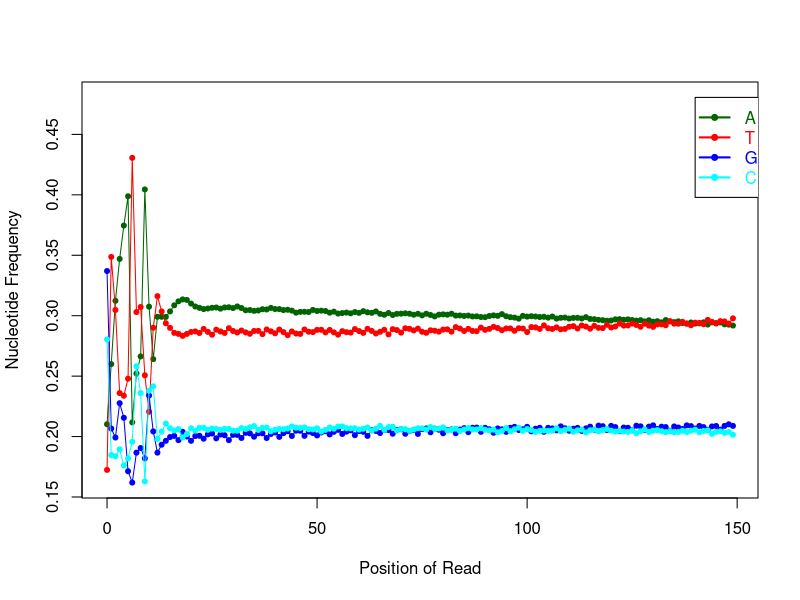

This figure's R source:
position=c(0,1,2,3,4,5,6,7,8,9,10,11,12,13,14,15,16,17,18,19,20,21,22,23,24,25,26,27,28,29,30,31,32,33,34,35,36,37,38,39,40,41,42,43,44,45,46,47,48,49,50,51,52,53,54,55,56,57,58,59,60,61,62,63,64,65,66,67,68,69,70,71,72,73,74,75,76,77,78,79,80,81,82,83,84,85,86,87,88,89,90,91,92,93,94,95,96,97,98,99,100,101,102,103,104,105,106,107,108,109,110,111,112,113,114,115,116,117,118,119,120,121,122,123,124,125,126,127,128,129,130,131,132,133,134,135,136,137,138,139,140,141,142,143,144,145,146,147,148,149)
A_count=c(9376773,11592469,13928903,15477188,16706854,17787683,9445983,11249323,11878759,18043283,13716996,11780171,13333795,13340018,13337524,13541496,13761088,13909331,13977638,13962405,13830878,13722688,13669460,13628209,13644756,13674512,13685136,13635799,13683925,13691416,13664847,13723523,13663416,13582649,13592526,13560982,13573651,13617048,13610050,13669885,13629077,13625729,13589747,13601889,13570085,13494462,13524288,13524729,13517197,13595487,13551992,13565871,13556039,13494330,13531838,13461851,13478630,13496504,13471085,13517245,13482097,13544798,13495198,13473074,13523298,13431888,13393741,13453337,13377940,13418480,13418882,13429950,13409000,13370574,13400633,13338840,13395278,13340566,13287962,13348293,13347892,13336444,13368803,13296758,13295992,13274016,13280956,13245243,13246129,13215753,13204351,13242974,13260766,13238617,13295155,13211463,13172752,13152159,13107766,13201720,13170785,13179535,13161101,13137014,13136476,13101616,13134217,13053802,13073417,13075771,13033733,13046253,13042809,13011549,13052310,12980619,12965261,12932142,12910439,12884662,12884465,12917728,12915936,12884437,12889689,12856757,12823590,12831071,12777039,12807463,12747394,12755896,12702729,12772096,12715575,12675046,12689281,12619355,12589447,12612032,12557266,12550405,12572984,12478547,12538441,12497159,12504605,12417503,12363972,11909366)
C_count=c(12509067,8238614,8191860,8448107,7853608,8114347,8729088,11515293,10525645,7267384,10615604,10776997,8826628,9104616,9401826,9230458,9142730,9191540,8885720,9010239,9230626,9140897,9239648,9243924,9168491,9215163,9199834,9161850,9202012,9199260,9138744,9137147,9233691,9198345,9262985,9309140,9167524,9240285,9250573,9118052,9171521,9201591,9192165,9220255,9295964,9249727,9237280,9258062,9192268,9183535,9224794,9102582,9167997,9256736,9212234,9292719,9295896,9230535,9226450,9227555,9177142,9205692,9249429,9129296,9202822,9302617,9150575,9252199,9267463,9119528,9173855,9166246,9097981,9149049,9193842,9190675,9139496,9227501,9161116,9167299,9203168,9090454,9116513,9151210,9063135,9114824,9165932,9109894,9106439,9153265,9089012,9058504,9087770,8986828,9033378,9134747,9014707,9078082,9133775,9013111,9075460,9039516,8963260,8998508,9002999,8989887,8991488,9074569,8966964,9006779,9046747,8924831,8972273,8991436,8884797,8959715,8973093,8912277,8950207,8983262,8915031,8877610,8901190,8866435,8848316,8887987,8786547,8851164,8908518,8809781,8852149,8864222,8819711,8775277,8803229,8750286,8758252,8792782,8738634,8776457,8801417,8698324,8736930,8746015,8614549,8667413,8679242,8610762,8608519,8222967)
G_count=c(15031743,9214344,8883971,10152120,9614899,7641293,7222861,8327444,8497768,8115049,10438700,9112395,8322493,8621075,8764481,8904659,8943649,8786421,9092467,8924402,8765709,8942083,8949755,8843325,9000808,9035388,8856770,8993403,8967654,8788674,8985266,8982551,8868064,9058815,9039947,8917016,9042031,9038982,8867016,9015535,9074968,8909239,9048988,9120110,8943525,9140638,9136500,8947112,9103608,9052464,8960964,9072138,9117510,9001227,9097502,9169617,9018154,9103232,9152693,8972646,9122115,9094704,8939569,9147812,9118068,9038608,9147538,9143407,9007492,9140656,9166537,8997955,9091781,9134626,8984595,9157215,9179858,9034973,9168116,9124637,8987288,9104211,9126190,8984553,9115641,9164590,9012582,9171678,9174510,9016250,9159402,9104667,8971367,9125767,9088204,8993843,9136990,9168946,9049431,9072067,9157501,8989101,9079025,9109438,8958352,9097892,9070936,8996183,9137161,9063769,8970069,9035598,9059837,8946687,9033771,9090263,8970649,9117850,9089644,8949633,9088974,9040676,8893421,9011754,8996370,8898730,9057173,9028312,8893685,9002786,9042679,8907743,8979155,8956480,8815422,8962125,8914886,8857227,8975270,8938906,8842934,8923795,8873134,8767524,8873034,8876969,8738863,8855289,8879820,8521530)
T_count=c(7692785,15546434,13592156,10525510,10428044,11057388,19207390,13515786,13703109,11183375,9838858,12939293,14094211,13537114,13103939,12933474,12743927,12708879,12633921,12709534,12783032,12802265,12742972,12894724,12781465,12682500,12867068,12795049,12744112,12919520,12819095,12762936,12832612,12764063,12714773,12819158,12821132,12698157,12871041,12805490,12733920,12869774,12775379,12663940,12800693,12724709,12711151,12870588,12790299,12777213,12854767,12860666,12765873,12856537,12767357,12683739,12810762,12773310,12759464,12888719,12810642,12743695,12888671,12807478,12709349,12769357,12839701,12665516,12855774,12820890,12720904,12880264,12853890,12793415,12855367,12736064,12695613,12778035,12761770,12725342,12790340,12798924,12709798,12874574,12816705,12722363,12795444,12715865,12702992,12828717,12740635,12773888,12842709,12793015,12708723,12766288,12762809,12671973,12757593,12739234,12609144,12783669,12765514,12704462,12823751,12716578,12682359,12733422,12656554,12665111,12736658,12749077,12657706,12759433,12713254,12629865,12724194,12644764,12626545,12737015,12633036,12660798,12758272,12675936,12671909,12729738,12669806,12595736,12694681,12615243,12564325,12643001,12631757,12587372,12718178,12619928,12605222,12661438,12581474,12513410,12590911,12568454,12508056,12643734,12554141,12482049,12550958,12519351,12398843,12153427)
N_count=c(0,18507,13478,7443,6963,9657,5046,2522,5087,1277,210,1512,33241,7545,2598,281,18974,14197,20622,3788,123,2435,8533,186,14848,2805,1560,24267,12665,11498,2416,4211,12585,6496,137,4072,6030,15896,11688,1406,882,4035,4089,4174,101,832,1149,9877,6996,1669,17851,9111,2949,1538,1437,2442,6926,6787,676,4203,7658,93,5320,9508,2750,2760,2529,8322,2674,160,7539,1227,10446,2524,2818,1246,480,15874,4025,2780,24882,9226,2603,1340,1507,1567,6808,3418,204,81,4015,316,100,1015,1828,3081,3694,1175,4410,6878,265,940,2986,1031,7267,550,4653,1967,2105,621,469,7410,5661,4078,3528,676,1290,874,4116,72,5602,1637,361,34,352,1435,4880,2507,1331,6310,132,62,322,4346,4120,8801,6671,155,2654,143,1180,3978,2592,4593,6301,7405,52,10213,7420,0)
X_count=c(0,0,0,0,0,0,0,0,0,0,0,0,0,0,0,0,0,0,0,0,0,0,0,0,0,0,0,0,0,0,0,0,0,0,0,0,0,0,0,0,0,0,0,0,0,0,0,0,0,0,0,0,0,0,0,0,0,0,0,0,0,0,0,0,0,0,0,0,0,0,0,0,0,0,0,0,0,0,0,0,0,0,0,0,0,0,0,0,0,0,0,0,0,0,0,0,0,0,0,0,0,0,0,0,0,0,0,0,0,0,0,0,0,0,0,0,0,0,0,0,0,0,0,0,0,0,0,0,0,0,0,0,0,0,0,0,0,0,0,0,0,0,0,0,0,0,0,0,0,0)
total= A_count + C_count + G_count + T_count
ym=max(A_count/total,C_count/total,G_count/total,T_count/total) + 0.05
yn=min(A_count/total,C_count/total,G_count/total,T_count/total)
pdf("RSeQC/13.WT_EV_2.NVC_plot.pdf")
plot(position,A_count/total,type="o",pch=20,ylim=c(yn,ym),col="dark green",xlab="Position of Read",ylab="Nucleotide Frequency")
lines(position,T_count/total,type="o",pch=20,col="red")
lines(position,G_count/total,type="o",pch=20,col="blue")
lines(position,C_count/total,type="o",pch=20,col="cyan")
legend(140,ym,legend=c("A","T","G","C"),col=c("dark green","red","blue","cyan"),lwd=2,pch=20,text.col=c("dark green","red","blue","cyan"))
dev.off()
